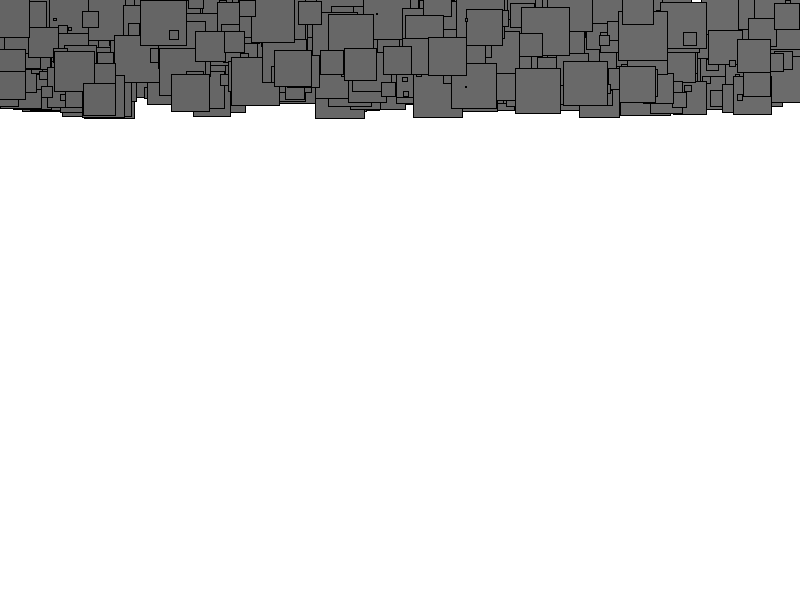
Frame 1 (no input)
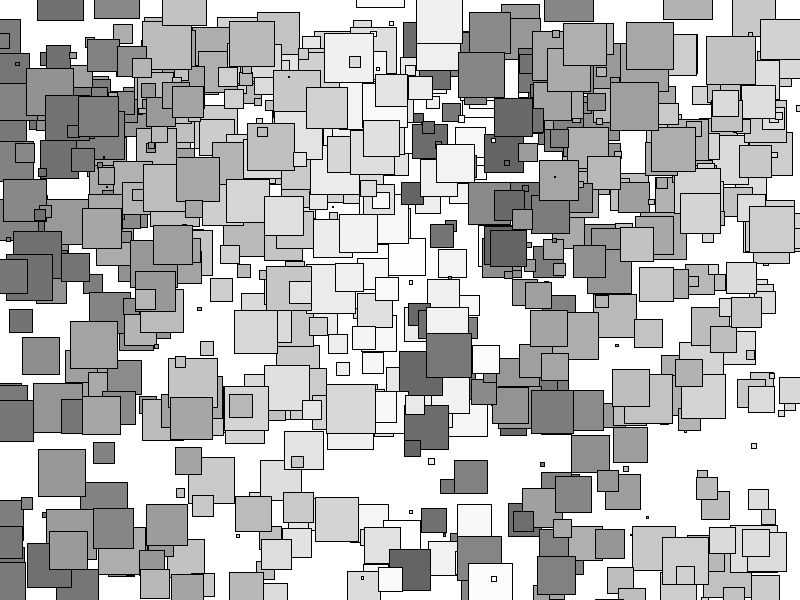
Frame 60 (the mouse pressed at the canvas centre just before this capture)
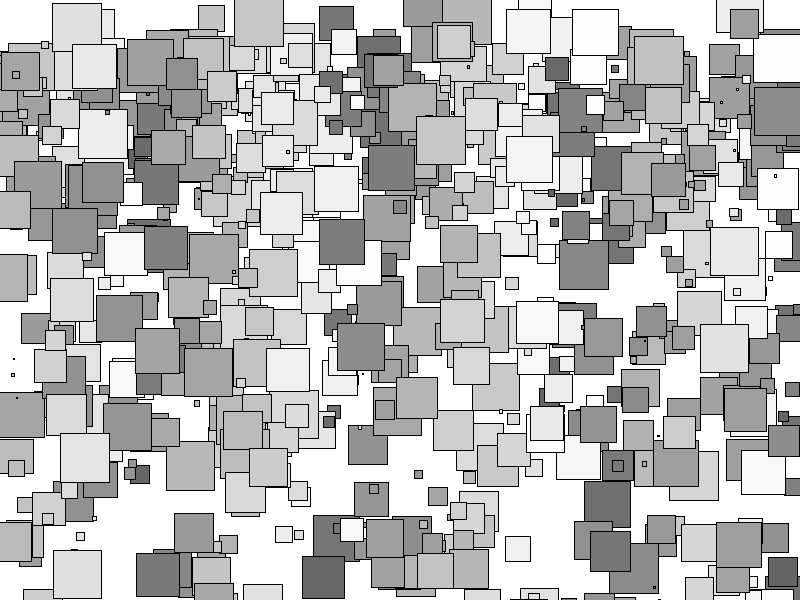
Frame 120 (the mouse held since frame 60 and released just before this capture)

The Processing sketch that drew these frames (run headless with seeded random() and noise(); from frame 60 on, the mouse is pressed at the canvas centre):

// Processing sketch: processing_108139
// ── processing_108139.pde

Square[] squares_bjekts;
int squares;
void setup() {
  //size(displayWidth,displayHeight);
  size(800,600);
  squares = width;
  //squares = 1500;
  squares_bjekts = new Square[squares];
  for (int i = 0; i < squares; i++) {
    squares_bjekts[i] = new Square(random(1,width), random(0, 100), random(1, 50), random(1, 50), 0, random(0.01, 0.99));
  }
  //square_1 = new Square(100, 0, 0, 0.1);

}

void draw() {
  background(255);
   for (int i = 0; i < squares; i++) {
    squares_bjekts[i].calculate_changes();
    squares_bjekts[i].display();
  }
}

class Square {
  
  float x;
  float y;
  float speed;
  float gravity;
  float wwidth;
  float hheight;
  float c = 100;
  float v = random(0,1);
  
  Square(float xx, float yy, float tempwidth, float tempheight, float sspeed, float ggravity) {
    x = xx;
    y = yy;
    speed = sspeed;
    gravity = ggravity;
    wwidth = tempwidth;
    hheight = tempheight;
  }
   // Display the square
   void display() {
    fill(c);
    stroke(0);
    rectMode(CENTER);
    rect(x,y,wwidth,wwidth);
   }
  
   void calculate_changes() {
     
    // Add speed to location.
    c = c + ((c/c)*x/c);
    y = y + speed;
    
    // Add gravity to speed.
    speed = speed + (gravity + (wwidth*(gravity/10)));
    
    // If square reaches the bottom
    // Reverse speed
    if (y > height) {
      // Multiplying by -0.95 instead of -1 slows the square down each time it bounces (by decreasing speed).  
      // This is known as a "dampening" effect and is a more realistic simulation of the real world (without it, a ball would bounce forever).
      speed = speed * -0.95;  
    } 
    
    if(v<0.5) {
      x = x-1.5;
    }
    if(v>0.5) {
      x = x+1.5;
    }
    if(x >= width){
      v=0;
    }
    
    if(x <= 0){
      v=1;
    }
    if (c > 255){
      c = 100;
    }
    println(speed);
   }
}
